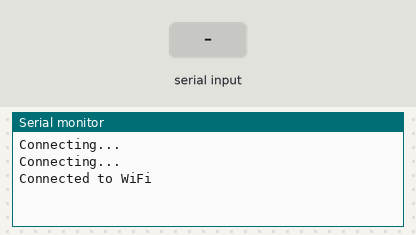
The sketch below on a simulated ESP8266 (NodeMCU). Parts: the last lines printed to the serial monitor. The test bench sets the inputs (shaded band). WiFi joins after 1.5 s; servers stay silent unless stated; uploads are accepted with an empty reply.

Above: at 3.2 s.
3.3 s: "90,45\n" received over the second serial link
At 4.6 s:
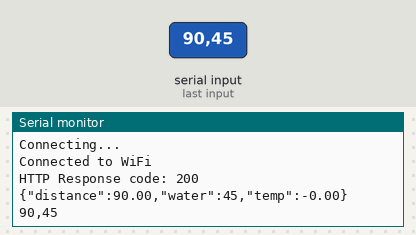
5.2 s: "5\n" received over the second serial link
At 5.9 s:
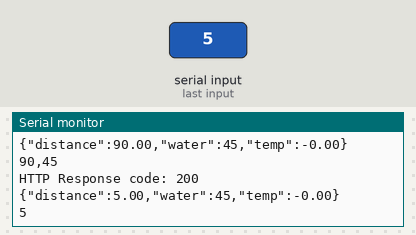
6.9 s: "90,45,200\n" received over the second serial link
At 8.5 s:
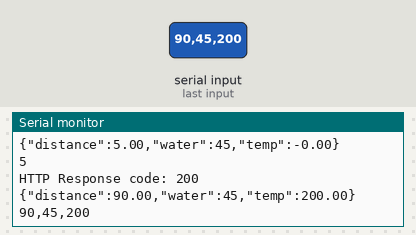

The sketch:

esp8266.ino
```cpp
#include <ESP8266WiFi.h>
#include <ESP8266HTTPClient.h>

#include <SoftwareSerial.h>

SoftwareSerial mySerial(D7, D8);

const char* ssid = "Wi-FI";
const char* password = "01011966";
const char* serverName = "http://192.168.0.25:11223/data";

void setup() {
  Serial.begin(115200);
  mySerial.begin(9600);

  WiFi.begin(ssid, password);

  while (WiFi.status() != WL_CONNECTED) {
    delay(1000);
    Serial.println("Connecting...");
  }

  Serial.println("Connected to WiFi");
}

void loop() {
  if (WiFi.status() == WL_CONNECTED) {
    if(mySerial.available()) {
    String line = mySerial.readStringUntil('\n');

    float distance, temp;
    int water;

    sscanf(line.c_str(), "%f,%d,%f", &distance, &water, &temp);

    WiFiClient client;
    HTTPClient http;

    http.begin(client, serverName);

    http.addHeader("Content-Type", "application/json");

    String json = "{\"distance\":" + String(distance) +
                  ",\"water\":" + String(water) +
                  ",\"temp\":" + String(temp)+ "}";
    int httpResponseCode = http.POST(json);

    Serial.print("HTTP Response code: ");
    Serial.println(httpResponseCode);
    Serial.println(json);
    Serial.println(line);

    http.end();
    }
  } else {
    Serial.print("Failed connecting to WiFi: ");
    Serial.println(ssid);
  }

  delay(500);
}
```

Measured:
- after the input at 3.3 s, the serial monitor: prints a new line after 0.40 s (image 1)
- after the input at 5.2 s, the serial monitor: prints a new line after 0.21 s (image 2)
- after the input at 6.9 s, the serial monitor: prints a new line after 0.21 s (image 3)
